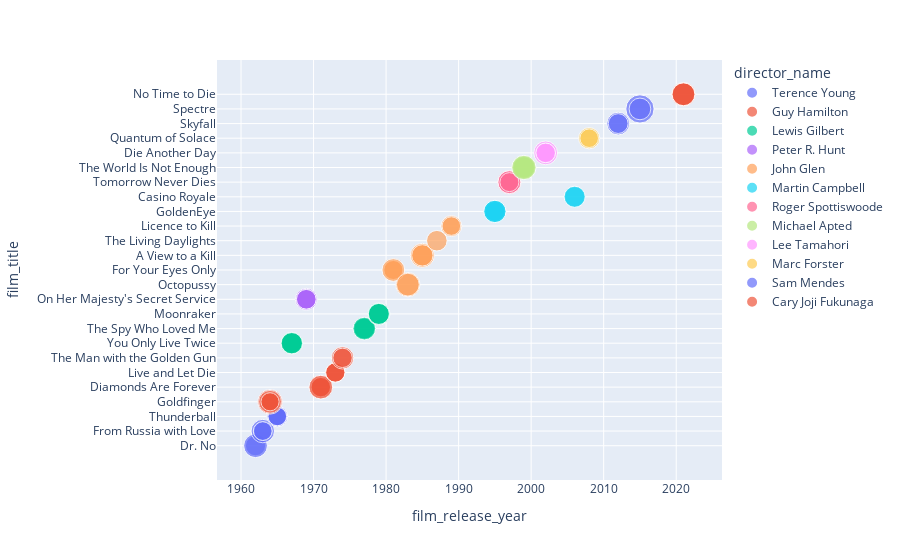

Notebook code cell kept with this figure:
### Code cell
fig = px.scatter(data,x='film_release_year',y='film_title',size='actress_age',
                color='director_name')
fig.show()

### Figure 1 — Plotly figure (JSON) as saved in the notebook; plotly's stock layout.template omitted (floating-point values rounded to 4 significant figures)
{"data": [{"hovertemplate": "director_name=Terence Young<br>film_release_year=%{x}<br>film_title=%{y}<br>actress_age=%{marker.size}<extra></extra>", "legendgroup": "Terence Young", "marker": {"color": "#636efa", "size": [26, 36, 35, 21, 24, 23, 24, 28, 23, 22], "sizemode": "area", "sizeref": 0.1275, "symbol": "circle"}, "mode": "markers", "name": "Terence Young", "orientation": "h", "showlegend": true, "type": "scatter", "x": [1962, 1962, 1963, 1963, 1965, 1963, 1965, 1965, 1965, 1965], "xaxis": "x", "y": ["Dr. No", "Dr. No", "From Russia with Love", "From Russia with Love", "Thunderball", "From Russia with Love", "Thunderball", "Thunderball", "Thunderball", "Thunderball"], "yaxis": "y"}, {"hovertemplate": "director_name=Guy Hamilton<br>film_release_year=%{x}<br>film_title=%{y}<br>actress_age=%{marker.size}<extra></extra>", "legendgroup": "Guy Hamilton", "marker": {"color": "#EF553B", "size": [39, 27, 23, 33, 21, 31, 25, 24, 36, 22, 24, 24, 32, 24], "sizemode": "area", "sizeref": 0.1275, "symbol": "circle"}, "mode": "markers", "name": "Guy Hamilton", "orientation": "h", "showlegend": true, "type": "scatter", "x": [1964, 1964, 1964, 1964, 1964, 1971, 1971, 1971, 1971, 1973, 1973, 1973, 1974, 1974], "xaxis": "x", "y": ["Goldfinger", "Goldfinger", "Goldfinger", "Goldfinger", "Goldfinger", "Diamonds Are Forever", "Diamonds Are Forever", "Diamonds Are Forever", "Diamonds Are Forever", "Live and Let Die", "Live and Let Die", "Live and Let Die", "The Man with the Golden Gun", "The Man with the Golden Gun"], "yaxis": "y"}, {"hovertemplate": "director_name=Lewis Gilbert<br>film_release_year=%{x}<br>film_title=%{y}<br>actress_age=%{marker.size}<extra></extra>", "legendgroup": "Lewis Gilbert", "marker": {"color": "#00cc96", "size": [24, 28, 31, 29, 30, 28, 33, 32, 29, 28], "sizemode": "area", "sizeref": 0.1275, "symbol": "circle"}, "mode": "markers", "name": "Lewis Gilbert", "orientation": "h", "showlegend": true, "type": "scatter", "x": [1967, 1967, 1967, 1967, 1977, 1977, 1977, 1979, 1979, 1979], "xaxis": "x", "y": ["You Only Live Twice", "You Only Live Twice", "You Only Live Twice", "You Only Live Twice", "The Spy Who Loved Me", "The Spy Who Loved Me", "The Spy Who Loved Me", "Moonraker", "Moonraker", "Moonraker"], "yaxis": "y"}, {"hovertemplate": "director_name=Peter R. Hunt<br>film_release_year=%{x}<br>film_title=%{y}<br>actress_age=%{marker.size}<extra></extra>", "legendgroup": "Peter R. Hunt", "marker": {"color": "#ab63fa", "size": [31, 24, 25], "sizemode": "area", "sizeref": 0.1275, "symbol": "circle"}, "mode": "markers", "name": "Peter R. Hunt", "orientation": "h", "showlegend": true, "type": "scatter", "x": [1969, 1969, 1969], "xaxis": "x", "y": ["On Her Majesty's Secret Service", "On Her Majesty's Secret Service", "On Her Majesty's Secret Service"], "yaxis": "y"}, {"hovertemplate": "director_name=John Glen<br>film_release_year=%{x}<br>film_title=%{y}<br>actress_age=%{marker.size}<extra></extra>", "legendgroup": "John Glen", "marker": {"color": "#FFA15A", "size": [38, 24, 23, 33, 33, 30, 37, 29, 27, 28, 22], "sizemode": "area", "sizeref": 0.1275, "symbol": "circle"}, "mode": "markers", "name": "John Glen", "orientation": "h", "showlegend": true, "type": "scatter", "x": [1983, 1981, 1981, 1981, 1983, 1985, 1985, 1985, 1987, 1989, 1989], "xaxis": "x", "y": ["Octopussy", "For Your Eyes Only", "For Your Eyes Only", "For Your Eyes Only", "Octopussy", "A View to a Kill", "A View to a Kill", "A View to a Kill", "The Living Daylights", "Licence to Kill", "Licence to Kill"], "yaxis": "y"}, {"hovertemplate": "director_name=Martin Campbell<br>film_release_year=%{x}<br>film_title=%{y}<br>actress_age=%{marker.size}<extra></extra>", "legendgroup": "Martin Campbell", "marker": {"color": "#19d3f3", "size": [25, 31, 32, 26, 29], "sizemode": "area", "sizeref": 0.1275, "symbol": "circle"}, "mode": "markers", "name": "Martin Campbell", "orientation": "h", "showlegend": true, "type": "scatter", "x": [1995, 1995, 1995, 2006, 2006], "xaxis": "x", "y": ["GoldenEye", "GoldenEye", "GoldenEye", "Casino Royale", "Casino Royale"], "yaxis": "y"}, {"hovertemplate": "director_name=Roger Spottiswoode<br>film_release_year=%{x}<br>film_title=%{y}<br>actress_age=%{marker.size}<extra></extra>", "legendgroup": "Roger Spottiswoode", "marker": {"color": "#FF6692", "size": [35, 33, 23], "sizemode": "area", "sizeref": 0.1275, "symbol": "circle"}, "mode": "markers", "name": "Roger Spottiswoode", "orientation": "h", "showlegend": true, "type": "scatter", "x": [1997, 1997, 1997], "xaxis": "x", "y": ["Tomorrow Never Dies", "Tomorrow Never Dies", "Tomorrow Never Dies"], "yaxis": "y"}, {"hovertemplate": "director_name=Michael Apted<br>film_release_year=%{x}<br>film_title=%{y}<br>actress_age=%{marker.size}<extra></extra>", "legendgroup": "Michael Apted", "marker": {"color": "#B6E880", "size": [28, 33, 38], "sizemode": "area", "sizeref": 0.1275, "symbol": "circle"}, "mode": "markers", "name": "Michael Apted", "orientation": "h", "showlegend": true, "type": "scatter", "x": [1999, 1999, 1999], "xaxis": "x", "y": ["The World Is Not Enough", "The World Is Not Enough", "The World Is Not Enough"], "yaxis": "y"}, {"hovertemplate": "director_name=Lee Tamahori<br>film_release_year=%{x}<br>film_title=%{y}<br>actress_age=%{marker.size}<extra></extra>", "legendgroup": "Lee Tamahori", "marker": {"color": "#FF97FF", "size": [36, 23, 25], "sizemode": "area", "sizeref": 0.1275, "symbol": "circle"}, "mode": "markers", "name": "Lee Tamahori", "orientation": "h", "showlegend": true, "type": "scatter", "x": [2002, 2002, 2002], "xaxis": "x", "y": ["Die Another Day", "Die Another Day", "Die Another Day"], "yaxis": "y"}, {"hovertemplate": "director_name=Marc Forster<br>film_release_year=%{x}<br>film_title=%{y}<br>actress_age=%{marker.size}<extra></extra>", "legendgroup": "Marc Forster", "marker": {"color": "#FECB52", "size": [29, 22], "sizemode": "area", "sizeref": 0.1275, "symbol": "circle"}, "mode": "markers", "name": "Marc Forster", "orientation": "h", "showlegend": true, "type": "scatter", "x": [2008, 2008], "xaxis": "x", "y": ["Quantum of Solace", "Quantum of Solace"], "yaxis": "y"}, {"hovertemplate": "director_name=Sam Mendes<br>film_release_year=%{x}<br>film_title=%{y}<br>actress_age=%{marker.size}<extra></extra>", "legendgroup": "Sam Mendes", "marker": {"color": "#636efa", "size": [33, 25, 51, 30], "sizemode": "area", "sizeref": 0.1275, "symbol": "circle"}, "mode": "markers", "name": "Sam Mendes", "orientation": "h", "showlegend": true, "type": "scatter", "x": [2012, 2012, 2015, 2015], "xaxis": "x", "y": ["Skyfall", "Skyfall", "Spectre", "Spectre"], "yaxis": "y"}, {"hovertemplate": "director_name=Cary Joji Fukunaga<br>film_release_year=%{x}<br>film_title=%{y}<br>actress_age=%{marker.size}<extra></extra>", "legendgroup": "Cary Joji Fukunaga", "marker": {"color": "#EF553B", "size": [36, 34, 33], "sizemode": "area", "sizeref": 0.1275, "symbol": "circle"}, "mode": "markers", "name": "Cary Joji Fukunaga", "orientation": "h", "showlegend": true, "type": "scatter", "x": [2021, 2021, 2021], "xaxis": "x", "y": ["No Time to Die", "No Time to Die", "No Time to Die"], "yaxis": "y"}], "layout": {"legend": {"itemsizing": "constant", "title": {"text": "director_name"}, "tracegroupgap": 0}, "margin": {"t": 60}, "xaxis": {"anchor": "y", "domain": [0, 1], "title": {"text": "film_release_year"}}, "yaxis": {"anchor": "x", "domain": [0, 1], "title": {"text": "film_title"}}}}
